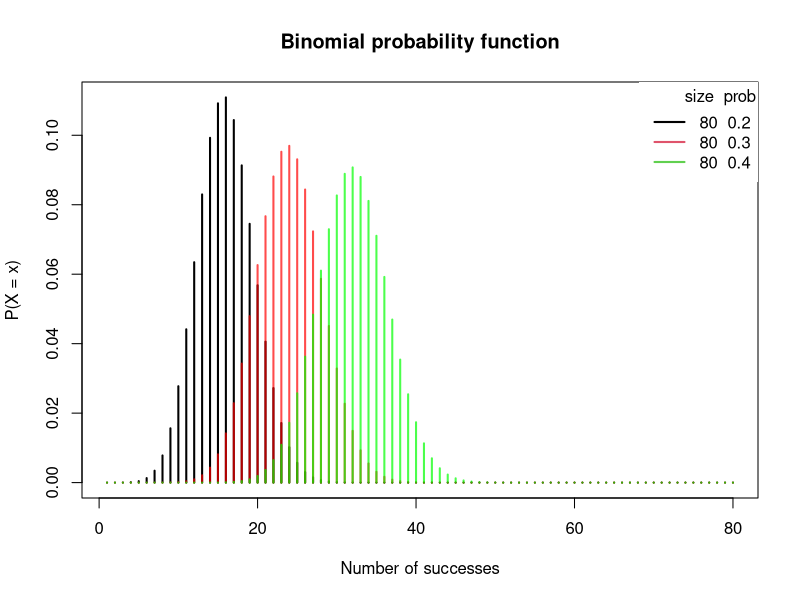
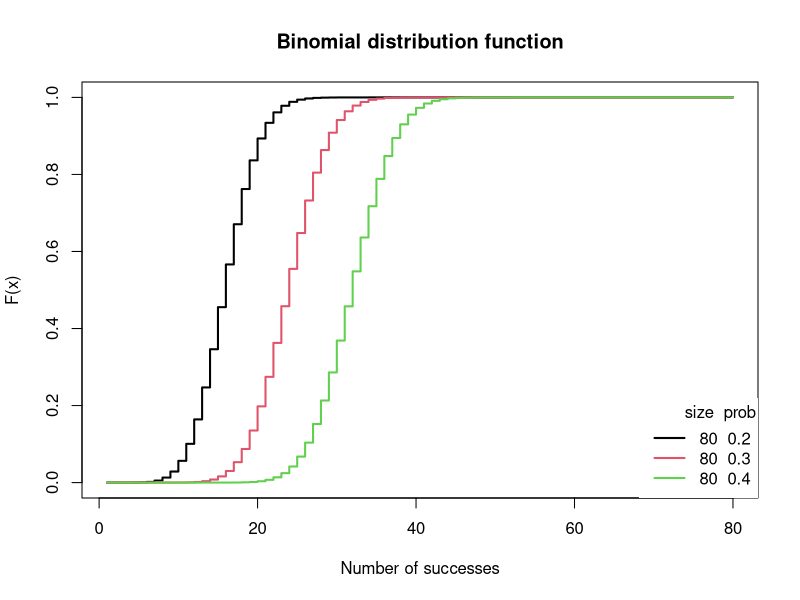
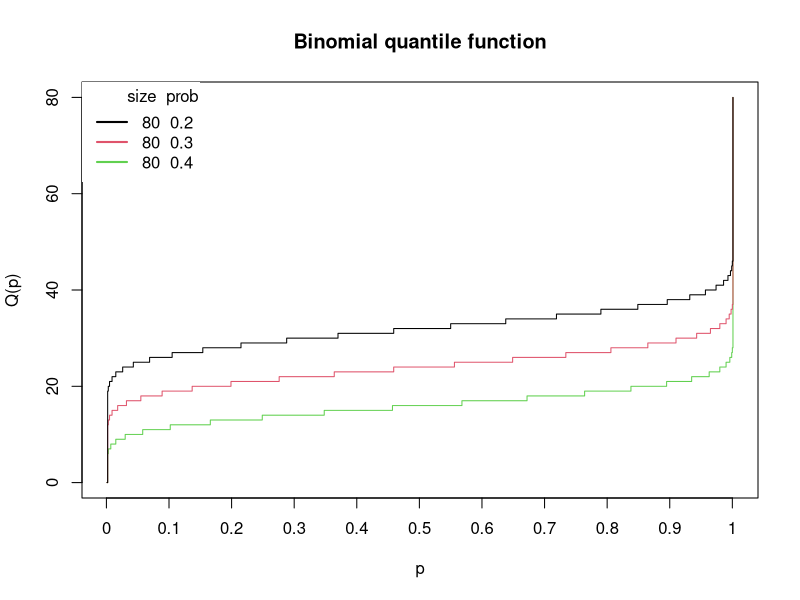
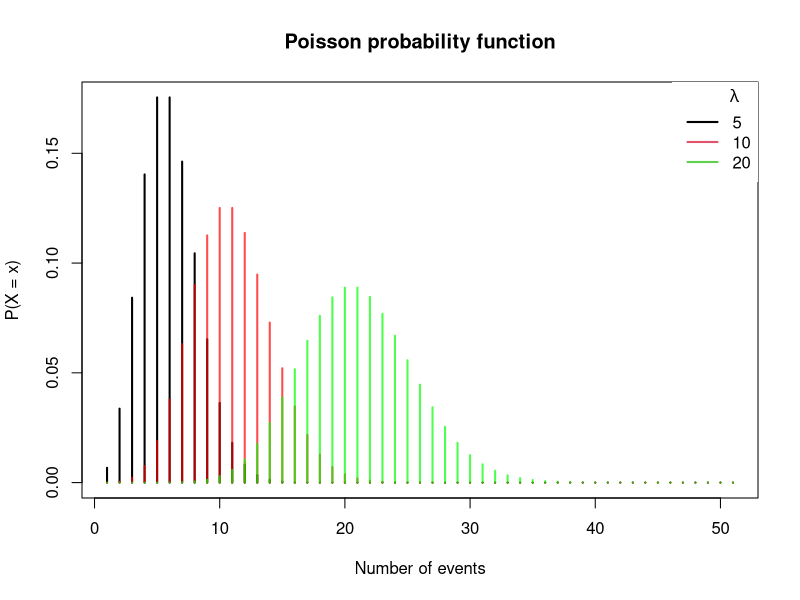
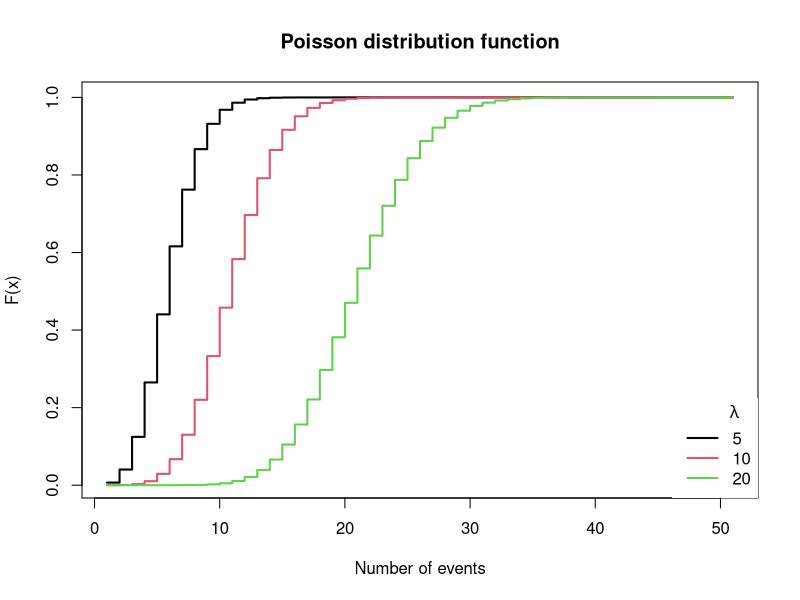
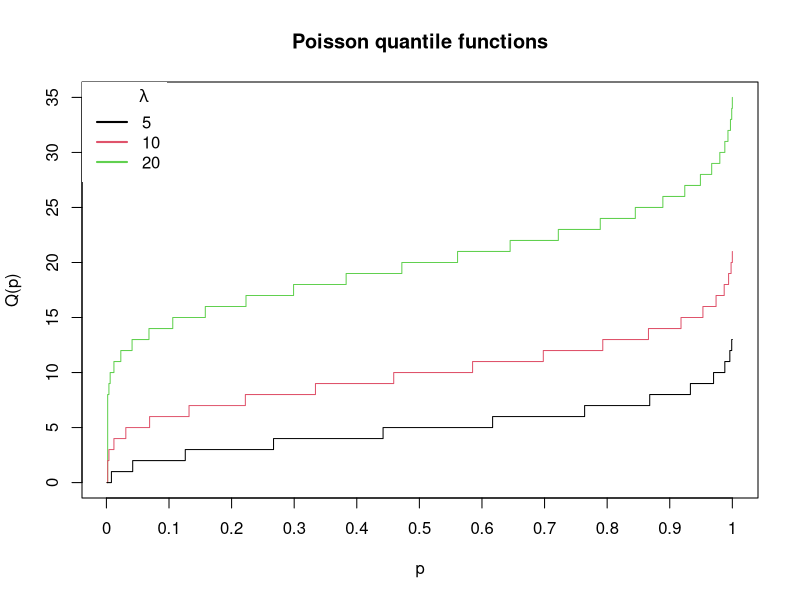
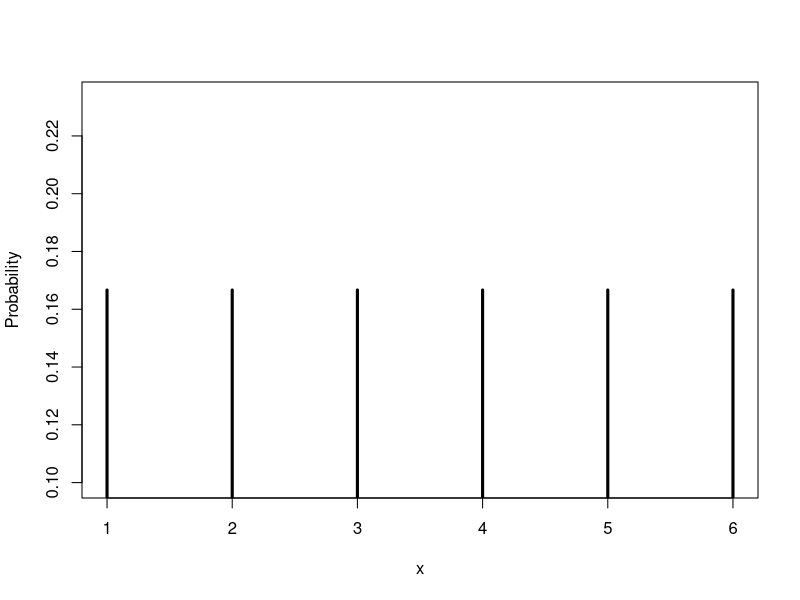
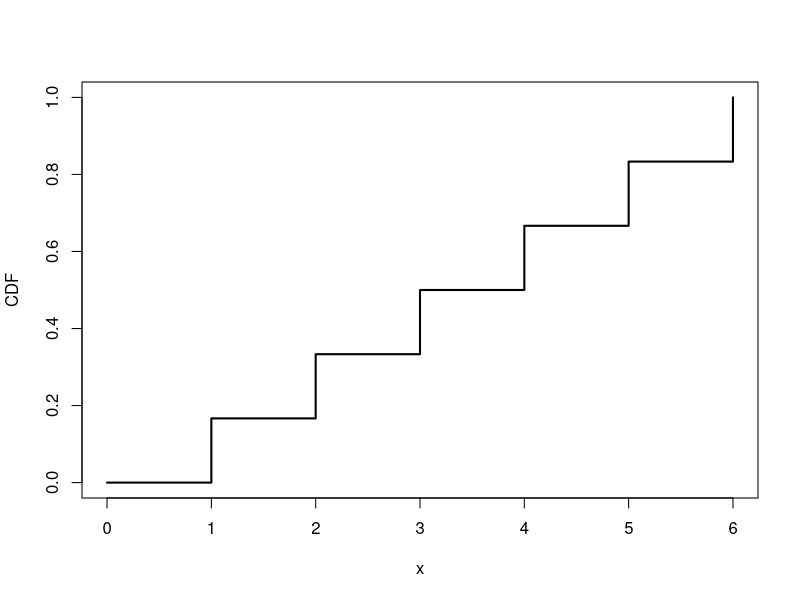

Source code (R) for these figures, in order:
#########################################################################
#BINOMIAL

#dbinom is the probability mass function of the binomial distribution. Its inputs are x, n, and the probability
# of `success'.
# X~Bin(10, 0.2) 

# Generating Prob(X=1) to Prob(X=10)
dbinom(x = 1:10, size = 10, prob = 0.2) 

# we can plot the binomial mass function as follows:
# Grid of X-axis values
x <- 1:80

# size = 80, prob = 0.2
plot(dbinom(x, size = 80, prob = 0.2), type = "h", lwd = 2,
     main = "Binomial probability function",
     ylab = "P(X = x)", xlab = "Number of successes")
# do notice that plot is a 'Stick Graph' there is discontinuity between each value of X because all values of X are integers.

# Illustration on how an increase to the "prob of success" shifts the E(X) and leads to higher levels of kurtosis.
# size = 80, prob = 0.3. 
lines(dbinom(x, size = 80, prob = 0.3), type = "h",
      lwd = 2, col = rgb(1,0,0, 0.7))

# size = 80, prob = 0.4
lines(dbinom(x, size = 80, prob = 0.4), type = "h",
      lwd = 2, col = rgb(0, 1, 0, 0.7))

# Add a legend
legend("topright", legend = c("80  0.2", "80  0.3", "80  0.4"),
       title = "size  prob", title.adj = 0.95,
       lty = 1, col = 1:3, lwd = 2, box.lty = 0)
#======================================================================
#pbinom is the cumulative distribution function of the binomial.Its inputs are q (the quantile), n (number of trials)
# probability of `success', lower.tail = TRUE (If TRUE, probabilities are P(X <= x), or P(X > x) otherwise)

#Find the probability of the success occurring less than 3 times if the number of trials is 10 
#and the probability of success is 0.3. So we want Prob(X<3)

pbinom(3, size = 10, prob = 0.3) 

#The probability above can also be calculated adding each value of the probability function up to three:

sum(dbinom(0:3, size = 10, prob = 0.3))

# either way will give you the same answer.


# another example of using pbinom (cumulative distribution function)
#Consider that a basketball player scores 4 out of 10 baskets (prob=0.4). 
#If the player throws 20 baskets (20 trials) what is the probability of scoring 6 or less baskets--Prob(X<=6)

pbinom(6, size = 20, prob = 0.4) # or alternatively find Prob(X>6) and subtract from 1.

1 - pbinom(6, size = 20, prob = 0.4, lower.tail = FALSE) 

# if instead we wanted to find  probability of scoring less than 6 baskets --- Prob(X<6)
pbinom(5, size = 20, prob = 0.4) #or alternatively

1 - pbinom(5, size = 20, prob = 0.4, lower.tail = FALSE)

#Plot of the binomial cumulative distribution in R using the plot function, setting type = "s" 
#and passing the output of the pbinom function for a specific number of experiments and a probability of success.
#The following block of code can be used to plot the binomial cumulative distribution functions
#for 80 trials and different probabilities.

# Grid of X-axis values
x <- 1:80

# size = 80, prob = 0.2
plot(pbinom(x, size = 80, prob = 0.2), type = "s", lwd = 2,
     main = "Binomial distribution function",
     xlab = "Number of successes", ylab = "F(x)")

# size = 80, prob = 0.3
lines(pbinom(x, size = 80, prob = 0.3), type = "s",
      lwd = 2, col = 2)

# size = 80, prob = 0.4
lines(pbinom(x, size = 80, prob = 0.4), type = "s",
      lwd = 2, col = 3)

# Add a legend
legend("bottomright", legend = c("80  0.2", "80  0.3", "80  0.4"),
       title = "size  prob", title.adj = 0.95,
       lty = 1, col = 1:3, lwd = 2, box.lty = 0)

#The qbinom function. This is the quantile function of the binomial.
#Given a probability or a set of probabilities, the qbinom function allows you 
#to obtain the corresponding binomial quantile. 
#The following  describes briefly the inputs of the function:
#qbinom(p,                 # Probability or vector of probabilities
#size,              # Number of trials (n > = 0)
#prob,              # The probability of success on each trial
#lower.tail = TRUE) # If TRUE, probabilities are P(X <= x), or P(X > x) otherwise


#As an example, the binomial quantile for the probability 0.4 if n=5 and prob=0.7 is:

qbinom(p = 0.4, size = 5, prob = 0.7) 

# Plot of the binomial quantile function in R
#The binomial quantile function can be plotted in R for a set of probabilities, 
#a number of trials and a probability of success with the following code:

# Grid of X-axis values
x <- 1:80

# size = 80, prob = 0.2
plot(qbinom(seq(0, 1, 0.001), size = 80, prob = 0.2),
     main = "Binomial quantile function",
     ylab = "Q(p)", xlab = "p",
     type = "s", col = 3, xaxt = "n")
axis(1, labels = seq(0, 1, 0.1), at = 0:10 * 100)

# size = 80, prob = 0.3
lines(qbinom(seq(0, 1, 0.001), size = 80, prob = 0.3), type = "s", col = 2)

# size = 80, prob = 0.4
lines(qbinom(seq(0, 1, 0.001), size = 80, prob = 0.4), type = "s", col = 1)

# Add a legend
legend("topleft", legend = c("80  0.2", "80  0.3", "80  0.4"),
       title = "size  prob", title.adj = 0.95,
       lty = 1, col = 1:3, lwd = 2, box.lty = 0)

# Generating binomila random values. The rbinom function allows you to drawn random observations 
#from a binomial distribution in R. The arguments of the function are:
#rbinom(n,    # Number of random observations to be generated
#     size, # Number of trials (> = 0)
#    prob) # The probability of success on each trial


#If you want to obtain, for instance, 15 random observations
#from a binomial distribution if the number of trials is 30 and 
#the probability of success on each trial is 0.1 you can type:

rbinom(n = 15, size = 30, prob = 0.1)


#####################################################################################################
#POISSON

# The Poisson probability function with mean lambda can be calculated with the R  with the dpois function
#for any value of x. Belwo are the key inputs of the function:

#dpois(x,           # X-axis values (x = 0, 1, 2, ...)
#lambda,      # Mean number of events that occur on the interval
#log = FALSE) # If TRUE, probabilities are given as log

#example, if you want to calculate the Poisson mass probability function for x∈{0,1,…,10} with mean 5,
#you can type:

dpois(0:10, lambda = 5)

#The Poisson probability mass function can be plotted in R making use of the plot function, as in the following example:

## Grid of X-axis values
x <- 0:50

#-----------
# lambda: 5
#-----------
lambda <- 5
plot(dpois(x, lambda), type = "h", lwd = 2,
     main = "Poisson probability function",
     ylab = "P(X = x)", xlab = "Number of events")

#-----------
# lambda: 10
#-----------
lambda <- 10
lines(dpois(x, lambda), type = "h", lwd = 2, col = rgb(1,0,0, 0.7))

#-----------
# lambda: 20
#-----------
lambda <- 20
lines(dpois(x, lambda), type = "h", lwd = 2, col = rgb(0, 1, 0, 0.7))

# Legend
legend("topright", legend = c("5", "10", "20"),
       title = expression(lambda), title.adj = 0.75,
       lty = 1, col = 1:3, lwd = 2, box.lty = 0)

# The cummulative probability function of a Poisson rv. So X follows a Poisson distribution taking values equal or lower than 
#x can be calculated with the ppois funtion. Its inputs are:

#ppois(q,     # Quantile or vector of quantiles
#lambda,       # Mean or vector of means
#lower.tail = TRUE, # If TRUE, probabilities are P(X <= x), or P(X > x) otherwise
#log.p = FALSE)     # If TRUE, probabilities are given as log

# If you want to calculate, for instance, the probability of observing 5 or less events
#if the mean of events occurring on a specific interval is 10 you can type:

ppois(5, lambda = 10) 

# example: Consider that the number of visits on a web page is known to follow a Poisson distribution 
#with mean 15 visits per hour. Find the probability of getting 10 or less visits per hour, 

ppois(10, lambda = 15) # or alternatively use 

1 - ppois(10, lambda = 15, lower.tail = FALSE) # or alternatively use 

sum(dpois(0:10, lambda = 15)) # all three will give you the same answer.

# Find the The probability of getting more than 20 visits per hour, 

ppois(20, lambda = 15, lower.tail = FALSE) # or alternatively use

1 - ppois(20, lambda = 15)        # or alternatively use

1 - sum(dpois(0:20, lambda = 15))  # all give the same answer

# The cumulative distribution of the Poisson distribution can be represented for different values of lambda

# Grid of X-axis values
x <- 0:50

#-----------
# lambda: 5
#-----------
lambda <- 5
plot(ppois(x, lambda), type = "s", lwd = 2,
     main = "Poisson distribution function",
     xlab = "Number of events", ylab = "F(x)")

#-----------
# lambda: 10
#-----------
lambda <- 10
lines(ppois(x, lambda), type = "s", lwd = 2, col = 2)

#-----------
# lambda: 20
#-----------
lambda <- 20
lines(ppois(x, lambda), type = "s", lwd = 2, col = 3)

# Legend
legend("bottomright", legend = c("5", "10", "20"),
       title = expression(lambda), title.adj = 0.75,
       lty = 1, col = 1:3, lwd = 2, box.lty = 0)

#The qpois function allows obtaining the corresponding Poisson quantiles for a set of probabilities. Its inputs are:
#qpois(p,                 # Probability or vector of probabilities
#lambda,            # Mean or vector of means
#lower.tail = TRUE, # If TRUE, probabilities are P(X <= x), or P(X > x) otherwise
#log.p = FALSE)     # If TRUE, probabilities are given as log

#the quantile 0.5 of a Poisson distribution is equal to the mean:

qpois(0.5, lambda = 10) 

# The Poisson quantile function can be plotted in R for a set of probabilities for different lambdas.
##-----------
# lambda: 20
#-----------
plot(qpois(seq(0, 1, 0.001), lambda = 20),
     main = "Poisson quantile functions",
     ylab = "Q(p)", xlab = "p",
     type = "s", col = 3, xaxt = "n")

axis(1, labels = seq(0, 1, 0.1), at = 0:10 * 100)

#-----------
# lambda: 10
#-----------
lines(qpois(seq(0, 1, 0.001), lambda = 10), type = "s", col = 2)

#-----------
# lambda: 5
#-----------
lines(qpois(seq(0, 1, 0.001), lambda = 5), type = "s")

# Legend
legend("topleft", legend = c("5", "10", "20"),
       title = expression(lambda), title.adj = 0.75,
       lty = 1, col = 1:3, lwd = 2, box.lty = 0)

#f you want to randomly draw n observations from a Poisson distribution you can make use of the rpois function. 
#Its key inputs are:

#rpois(n,      # Number of random observations to be generated
#lambda) # Mean or vector of lambdas

# If you want to obtain 10 random observations from a Poisson distribution with mean 4 in R you can type:

rpois(10, lambda = 4)

#####################################
# Discrete uniform distribution
###################################################################################
# Manual implementation of the probability function
dupf <- function(x,n) ifelse(x>=1 & x<=n & round(x)==x,1/n,0) 

# Manual implementation of the distribution function
ducdf <- function(x,n) ifelse(x<1,0,ifelse(x<=n,floor(x)/n,1))

# n = 6
probs <- dupf(x = 1:6, n = 6)
print(probs)
# probability function plot
plot(1:6, probs, xlab = "x", ylab = "Probability", type = "h", lwd = 3)
# distribution function plot
cdf <- ducdf(x = 0:6, n = 6)
plot(0:6, cdf, xlab = "x", ylab = "CDF", type = "s", lwd = 2)# Discrete uniform distribution
###################################################################################

# Problem 1
# Suppose there are twelve multiple choice questions in an English class quiz. 
#Each question has five possible answers, and only one of them is correct.
#Find the probability of having four or less correct answers if a student attempts
#to answer every question at random.

#Since only one out of five possible answers is correct, the probability of answering a question correctly 
#by random is 1/5=0.2. 
#We can find the probability of having exactly 4 correct answers by random attempts as follows.

dbinom(4, size=12, prob=0.2) 

#To find the probability of having four or less correct answers by random attempts,
#we apply the function dbinom with x = 0,…,4.

dbinom(0, size=12, prob=0.2) + 
  + dbinom(1, size=12, prob=0.2) + 
  + dbinom(2, size=12, prob=0.2) + 
  + dbinom(3, size=12, prob=0.2) + 
  + dbinom(4, size=12, prob=0.2) 

#Alternatively, we can use the cumulative probability function for binomial distribution pbinom.
pbinom(4, size=12, prob=0.2)

#########################################################################

#Problem 2
# If there are twelve cars crossing a bridge per minute on average, 
#find the probability of having seventeen or more cars crossing the bridge in a particular minute.

# The probability of having sixteen or less cars crossing the bridge in a particular minute is given
#by the function ppois.

ppois(16, lambda=12)   # lower tail

# Hence the probability of having seventeen or more cars crossing the bridge in a minute 
#is in the upper tail of the probability density function.

ppois(16, lambda=12, lower=FALSE)   # upper tail 